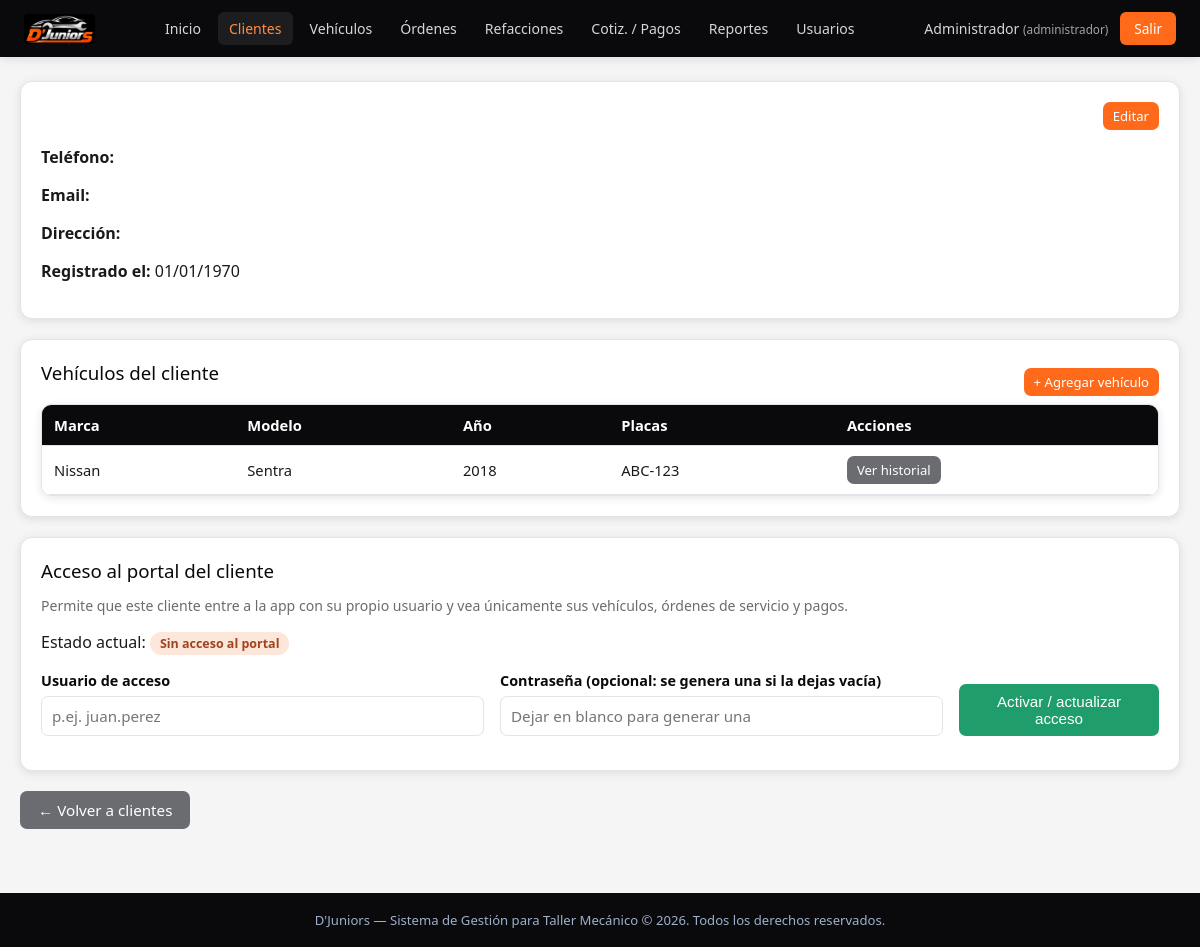
Page /clientes/ver.php?id=1 (signed in) on the committed database.
### tables this page shows
CREATE TABLE IF NOT EXISTS `vehiculos` (
  `id` int(11) NOT NULL AUTO_INCREMENT,
  `cliente_id` int(11) NOT NULL,
  `marca` varchar(60) NOT NULL,
  `modelo` varchar(60) NOT NULL,
  `anio` int(11) DEFAULT NULL,
  `placas` varchar(20) DEFAULT NULL,
  `color` varchar(40) DEFAULT NULL,
  `numero_serie` varchar(60) DEFAULT NULL,
  `notas` text,
  `fecha_registro` timestamp NOT NULL DEFAULT CURRENT_TIMESTAMP,
  PRIMARY KEY (`id`),
  KEY `idx_vehiculo_cliente` (`cliente_id`),
  CONSTRAINT `fk_vehiculos_clientes` FOREIGN KEY (`cliente_id`) REFERENCES `clientes` (`id`) ON DELETE CASCADE
);

### includes/auth.php (called while the page is built, shortened)
<?php
function esCliente() {
    return ($_SESSION['usuario_rol'] ?? '') === 'cliente';
}
function usuarioActual() {
    return [
        'id'         => $_SESSION['usuario_id'] ?? null,
        'nombre'     => $_SESSION['usuario_nombre'] ?? null,
        'rol'        => $_SESSION['usuario_rol'] ?? null,
        'cliente_id' => $_SESSION['cliente_id'] ?? null,
    ];
}

### clientes/ver.php (the view, shortened to what this page needs)
<?php
require_once __DIR__ . '/../includes/auth.php';
$pdo = conectarDB();
$id = (int) ($_GET['id'] ?? 0);
$stmt = $pdo->prepare('SELECT * FROM vehiculos WHERE cliente_id = ? ORDER BY marca');
$stmt->execute([$id]);
$vehiculos = $stmt->fetchAll();
$usuarioActivo = usuarioActual();
$esAdmin = $usuarioActivo['rol'] === 'administrador';
require_once __DIR__ . '/../includes/header.php';
?>
<div class="panel">
    <div class="flex-entre">
        <a href="editar.php?id=<?php echo $cliente['id']; ?>" class="btn btn-sm">Editar</a>
    </div>
    <p><strong>Teléfono:</strong> <?php echo htmlspecialchars($cliente['telefono']); ?></p>
    <p><strong>Email:</strong> <?php echo htmlspecialchars($cliente['email']); ?></p>
    <p><strong>Dirección:</strong> <?php echo htmlspecialchars($cliente['direccion']); ?></p>
    <p><strong>Registrado el:</strong> <?php echo date('d/m/Y', strtotime($cliente['fecha_registro'])); ?></p>
</div>
<div class="panel">
    <div class="flex-entre">
        <h3 class="mt-0">Vehículos del cliente</h3>
        <a href="../vehiculos/crear.php?cliente_id=<?php echo $cliente['id']; ?>" class="btn btn-sm">+ Agregar vehículo</a>
    </div>
    <div class="tabla-contenedor">
        <table>
            <thead><tr><th>Marca</th><th>Modelo</th><th>Año</th><th>Placas</th><th>Acciones</th></tr></thead>
            <tbody>
            <?php foreach ($vehiculos as $v): ?>
                <tr>
                    <td><?php echo htmlspecialchars($v['marca']); ?></td>
                    <td><?php echo htmlspecialchars($v['modelo']); ?></td>
                    <td><?php echo htmlspecialchars($v['anio']); ?></td>
                    <td><?php echo htmlspecialchars($v['placas']); ?></td>
                    <td class="acciones">
                        <a href="../vehiculos/ver.php?id=<?php echo $v['id']; ?>" class="btn btn-sm btn-secundario">Ver historial</a>
                    </td>
                </tr>
            <?php endforeach; ?>
            </tbody>
        </table>
    </div>
</div>
<?php if ($esAdmin): ?>
<div class="panel">
    <h3 class="mt-0">Acceso al portal del cliente</h3>
    <p style="color:var(--gris); font-size:0.88rem; margin-top:-6px;">
        Permite que este cliente entre a la app con su propio usuario y vea únicamente
        sus vehículos, órdenes de servicio y pagos.
    </p>
    <p>
        Estado actual:
        <?php if ((int) $cliente['portal_activo'] === 1): ?>
            <span class="saldo-chip al-dia">Portal activo</span>
            <?php if ($cliente['usuario']): ?> — usuario: <b><?php echo htmlspecialchars($cliente['usuario']); ?></b><?php endif; ?>
        <?php else: ?>
            <span class="saldo-chip pendiente">Sin acceso al portal</span>
        <?php endif; ?>
    </p>
    <form method="POST" class="form-fila" style="align-items:flex-end;">
        <div class="form-grupo">
            <label>Usuario de acceso</label>
            <input type="text" name="usuario_portal" value="<?php echo htmlspecialchars($cliente['usuario'] ?? ''); ?>" placeholder="p.ej. juan.perez" required>
        </div>
        <div class="form-grupo">
            <label>Contraseña (opcional: se genera una si la dejas vacía)</label>
            <input type="text" name="password_portal" placeholder="Dejar en blanco para generar una">
        </div>
        <div class="form-grupo" style="flex:0;">
            <button type="submit" class="btn btn-exito">Activar / actualizar acceso</button>
        </div>
    </form>
</div>
<?php endif; ?>
<a href="index.php" class="btn btn-secundario">&larr; Volver a clientes</a>
<?php require_once __DIR__ . '/../includes/footer.php'; ?>

### css/style.css (style rules this page uses)
:root { --navy: #0a0a0c; --navy-2: #151517; --navy-3: #1f1f22; --blue: #ff6a1a; --blue-light: #ff8c42; --blue-pale: #fff1e6; --plata: #c9ccd2; --plata-oscura: #9a9ea6; --surface: #f5f5f6; --card-border: #e4e4e8; --texto: #1a1a1c; --gris: #6b6b72; --blanco: #ffffff; --verde: #1f9d6b; --rojo: #e05454; --amarillo: #e0a233; --sombra: 0 2px 10px rgba(10,10,12,0.10); --tabbar-h: 62px; }
* { box-sizing: border-box; }
body { margin: 0; font-family: 'Segoe UI', Arial, sans-serif; background: var(--surface); color: var(--texto); }
a { text-decoration: none; color: inherit; }
.panel { background: var(--blanco); border-radius: 12px; border: 1px solid var(--card-border); box-shadow: var(--sombra); padding: 20px; margin-bottom: 20px; }
.panel h2, .panel h3 { margin-top: 0; color: var(--navy); font-weight: 500; }
.form-grupo { margin-bottom: 14px; display: flex; flex-direction: column; gap: 6px; }
.form-grupo label { font-weight: 600; font-size: 0.9rem; color: var(--navy); }
input, select, textarea { padding: 9px 10px; border: 1px solid var(--card-border); border-radius: 7px; font-size: 0.95rem; width: 100%; font-family: inherit; background: var(--blanco); color: var(--texto); }
.form-fila { display: flex; gap: 16px; flex-wrap: wrap; }
.form-fila .form-grupo { flex: 1; min-width: 200px; }
.btn { display: inline-block; padding: 9px 18px; border: none; border-radius: 7px; background: var(--blue); color: #fff; cursor: pointer; font-size: 0.95rem; font-weight: 500; transition: background .2s; }
.btn-secundario { background: var(--gris); }
.btn-exito { background: var(--verde); }
.btn-sm { padding: 5px 10px; font-size: 0.82rem; }
table { width: 100%; border-collapse: collapse; background: var(--blanco); }
thead { background: var(--navy); color: #fff; }
th, td { padding: 10px 12px; text-align: left; border-bottom: 1px solid var(--card-border); font-size: 0.92rem; }
.tabla-contenedor { overflow-x: auto; border-radius: 10px; box-shadow: var(--sombra); border: 1px solid var(--card-border); }
.flex-entre { display: flex; justify-content: space-between; align-items: center; flex-wrap: wrap; gap: 10px; }
.mt-0 { margin-top: 0; }
.acciones { display: flex; gap: 6px; flex-wrap: wrap; }
.saldo-chip { display: inline-flex; align-items: center; gap: 6px; padding: 3px 10px; border-radius: 999px; font-size: 0.78rem; font-weight: 600; }
.saldo-chip.pendiente { background: #fde6da; color: #a1431d; }

### rows in the picture
vehiculos: marca "Nissan", modelo "Sentra", anio "2018", placas "ABC-123"

### other values in the picture
$usuario['nombre'] "Administrador"
$cliente ? 'cliente' : $usuario['rol'] "administrador"
date('d/m/Y', strtotime($cliente['fecha_registro'])) "01/01/1970"
